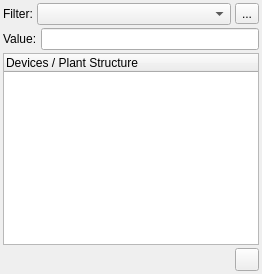
<?xml version="1.0" encoding="UTF-8"?>
<ui version="4.0">
 <class>DeviceNavigatorDockWidget</class>
 <widget class="QDockWidget" name="DeviceNavigatorDockWidget">
  <property name="windowTitle">
   <string>Device Navigator</string>
  </property>
  <widget class="QWidget" name="dockWidgetContents">
   <layout class="QVBoxLayout" name="mainLayout">
    <property name="spacing">
     <number>3</number>
    </property>
    <property name="leftMargin">
     <number>3</number>
    </property>
    <property name="topMargin">
     <number>3</number>
    </property>
    <property name="rightMargin">
     <number>3</number>
    </property>
    <property name="bottomMargin">
     <number>3</number>
    </property>
   <item>
    <layout class="QHBoxLayout" name="filterLayout">
      <property name="spacing">
       <number>4</number>
      </property>
      <item>
       <widget class="QLabel" name="m_filter_label">
        <property name="text">
         <string>Filter:</string>
        </property>
       </widget>
      </item>
      <item>
       <widget class="QComboBox" name="m_filter_combo">
        <property name="sizePolicy">
         <sizepolicy hsizetype="Expanding" vsizetype="Fixed">
          <horstretch>0</horstretch>
          <verstretch>0</verstretch>
         </sizepolicy>
        </property>
       </widget>
      </item>
      <item>
       <widget class="QToolButton" name="m_filter_config_btn">
        <property name="text">
         <string>...</string>
        </property>
        <property name="toolTip">
         <string>Configure filters...</string>
        </property>
       </widget>
      </item>
     </layout>
    </item>
    <item>
     <layout class="QHBoxLayout" name="searchLayout">
      <property name="spacing">
       <number>4</number>
      </property>
      <item>
       <widget class="QLabel" name="m_search_label">
        <property name="text">
         <string>Value:</string>
        </property>
       </widget>
      </item>
      <item>
       <widget class="QLineEdit" name="m_search_field">
        <property name="clearButtonEnabled">
         <bool>true</bool>
        </property>
       </widget>
      </item>
     </layout>
    </item>
    <item>
     <widget class="QStackedWidget" name="m_view_stack">
      <widget class="QWidget" name="pageTree">
       <layout class="QVBoxLayout" name="treeLayout">
        <property name="leftMargin">
         <number>0</number>
        </property>
        <property name="topMargin">
         <number>0</number>
        </property>
        <property name="rightMargin">
         <number>0</number>
        </property>
        <property name="bottomMargin">
         <number>0</number>
        </property>
        <item>
         <widget class="QTreeWidget" name="m_tree_widget">
          <property name="animated">
           <bool>true</bool>
          </property>
          <property name="alternatingRowColors">
           <bool>true</bool>
          </property>
          <property name="columnCount">
           <number>1</number>
          </property>
          <column>
           <property name="text">
            <string>Devices / Plant Structure</string>
           </property>
          </column>
         </widget>
        </item>
       </layout>
      </widget>
      <widget class="QWidget" name="pageTable">
       <layout class="QVBoxLayout" name="tableLayout">
        <property name="leftMargin">
         <number>0</number>
        </property>
        <property name="topMargin">
         <number>0</number>
        </property>
        <property name="rightMargin">
         <number>0</number>
        </property>
        <property name="bottomMargin">
         <number>0</number>
        </property>
        <item>
         <widget class="QTableWidget" name="m_table_widget">
          <property name="alternatingRowColors">
           <bool>true</bool>
          </property>
          <property name="selectionBehavior">
           <enum>QAbstractItemView::SelectRows</enum>
          </property>
          <property name="sortingEnabled">
           <bool>true</bool>
          </property>
         </widget>
        </item>
       </layout>
      </widget>
     </widget>
    </item>
    <item>
     <layout class="QHBoxLayout" name="bottomBarLayout">
      <property name="spacing">
       <number>4</number>
      </property>
      <item>
       <widget class="QTabBar" name="m_view_mode_tabs">
        <property name="documentMode">
         <bool>true</bool>
        </property>
       </widget>
      </item>
      <item>
       <spacer name="bottomSpacer">
        <property name="orientation">
         <enum>Qt::Horizontal</enum>
        </property>
        <property name="sizeHint" stdset="0">
         <size>
          <width>40</width>
          <height>20</height>
         </size>
        </property>
       </spacer>
      </item>
      <item>
       <widget class="QToolButton" name="m_refresh_btn">
        <property name="toolTip">
         <string>Refresh device list</string>
        </property>
       </widget>
      </item>
     </layout>
    </item>
   </layout>
  </widget>
 </widget>
 <resources/>
 <connections/>
</ui>
